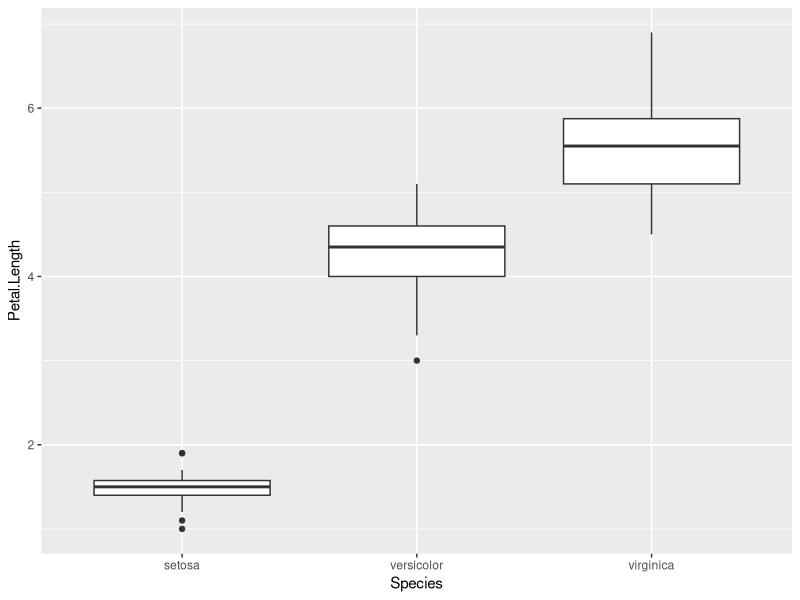

Write R code to recreate this figure.
## ---- chunk 1
ajuste = lm(Sepal.Width~Sepal.Length+Petal.Length+Petal.Width, data = iris)
ajuste
## ---- chunk 2
summary(ajuste)
## ---- chunk 3
library(tidyverse)
ggplot(iris) +
  geom_boxplot(aes(y = Petal.Length,
                   x = Species))
## ---- chunk 4
exemplos = sample(1:150, 10)
XX = model.matrix(Petal.Length~Species, data = iris)
data.frame(Species = iris$Species[exemplos], XX[exemplos,])
## ---- chunk 5
ajuste <- lm(Petal.Length~Species,
             data = iris)
summary(ajuste)
## ---- chunk 6
ajuste <- lm(Petal.Length~.,
             data = iris)
summary(ajuste)
